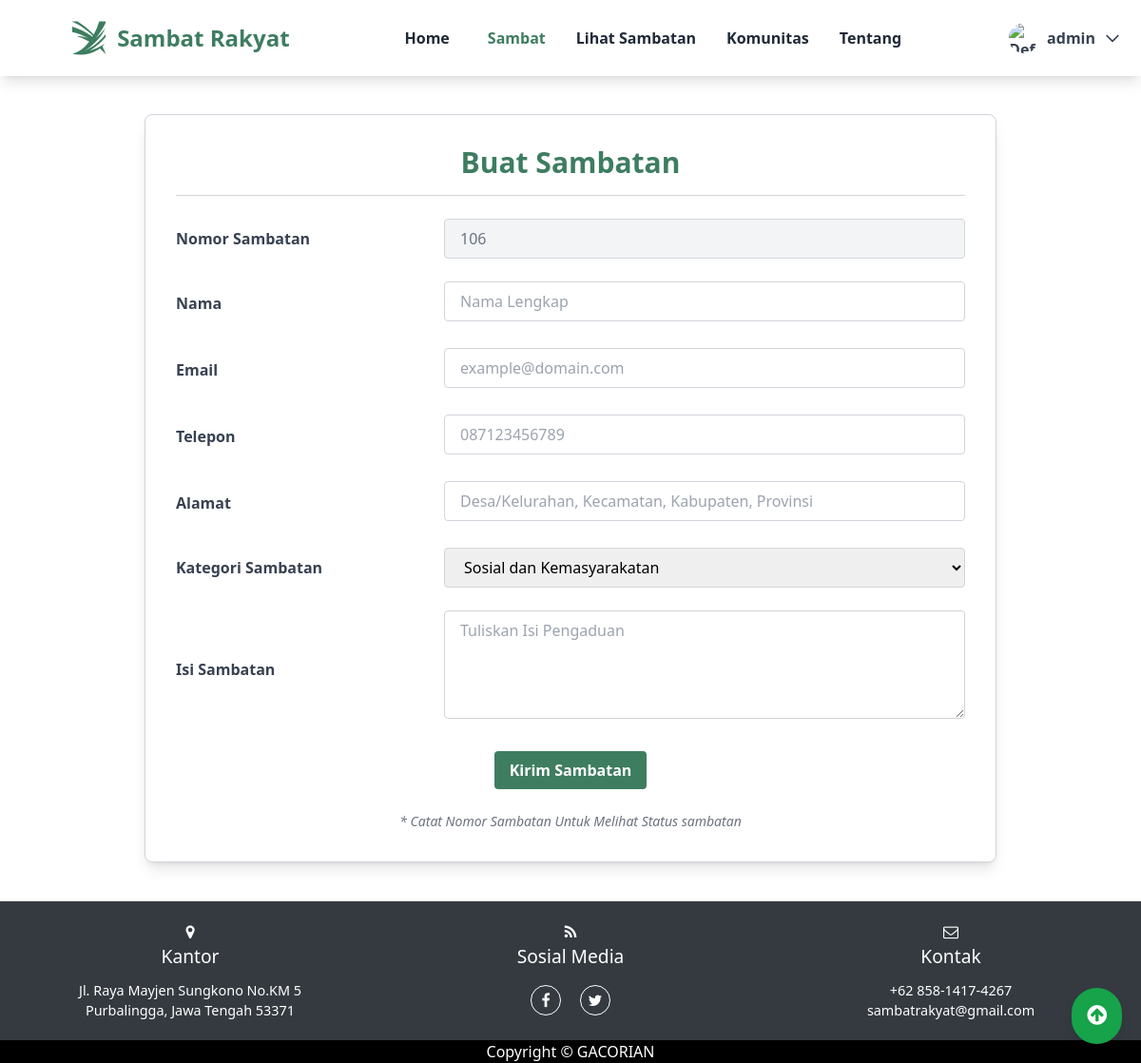
The app's page /lapor.php (signed in), older data.
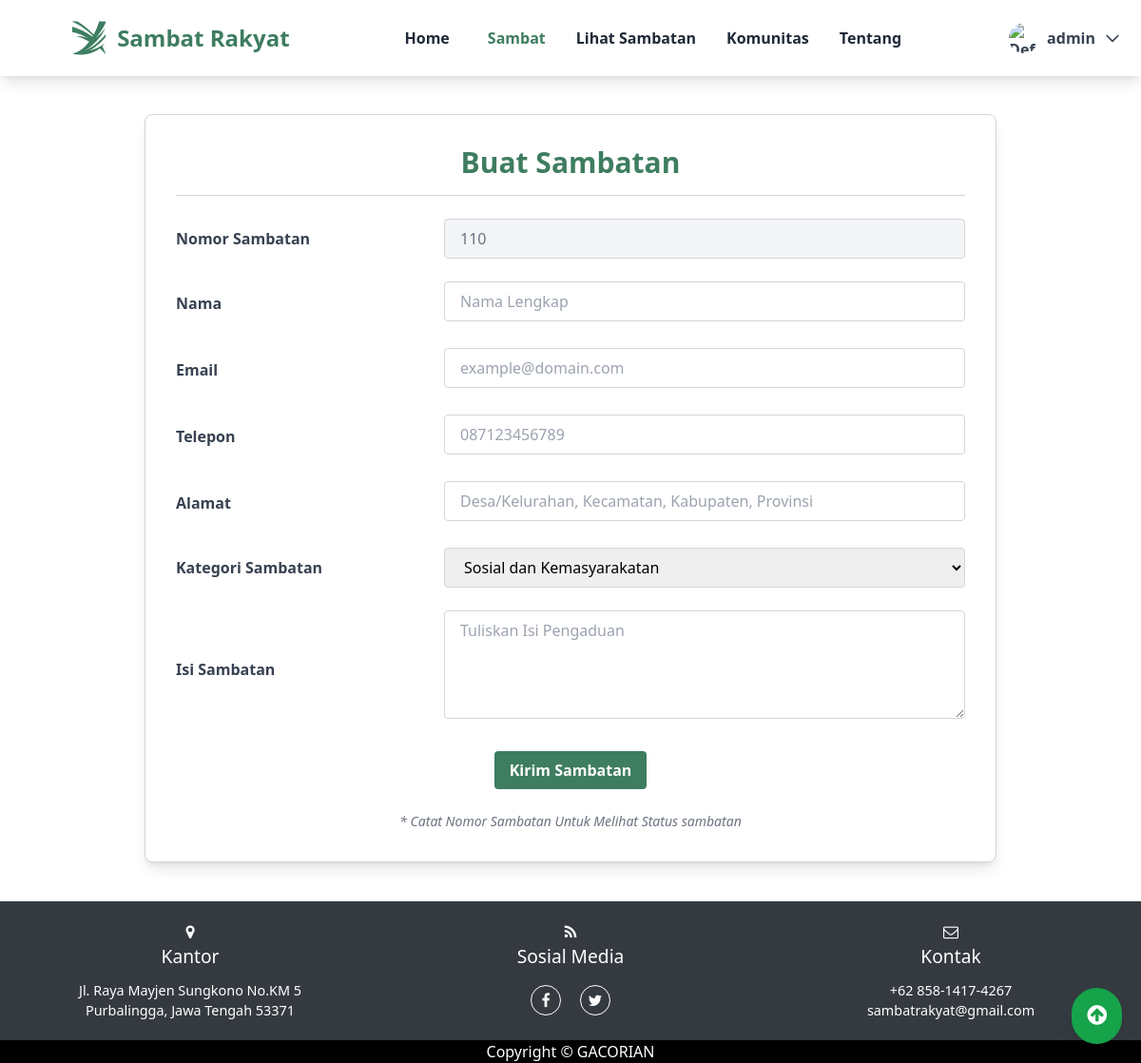
The same page, newer data.
### tables this page shows
CREATE TABLE `laporan` (
  `id` int(11) NOT NULL,
  `nama` varchar(64) NOT NULL,
  `email` varchar(64) NOT NULL,
  `telpon` varchar(12) NOT NULL,
  `alamat` varchar(256) NOT NULL,
  `tujuan` int(11) NOT NULL,
  `isi` varchar(2048) NOT NULL,
  `tanggal` timestamp NOT NULL DEFAULT current_timestamp() ON UPDATE current_timestamp(),
  `status` varchar(12) NOT NULL,
  `upvotes` int(11) DEFAULT 0,
  `downvotes` int(11) DEFAULT 0,
  `likes` int(11) NOT NULL DEFAULT 0,
  `unlikes` int(11) NOT NULL DEFAULT 0
);

### lapor.php (the view, shortened to what the changed rows need)
<?php
    require_once("private/database.php");
    $statement = $db->query("SELECT id FROM `laporan` ORDER BY id DESC LIMIT 1");
    if ($statement->rowCount()>0) {
        foreach ($statement as $key ) {
            $max_id = $key['id']+1;
        }
    }
?>
<!DOCTYPE html>
<html lang="id">
<head>
    <link rel="stylesheet" href="css/font-awesome.min.css">
    <link rel="stylesheet" href="css/output.css">
    <script src="https://cdn.tailwindcss.com"></script>
</head>
<body>
    <div class="w-full bg-white shadow-lg p-5 flex justify-between items-center z-[100]">
        <div class="flex items-center ml-14">
            <div class="text-2xl font-bold ml-3">
                <h1 class="text-[#3E7D60] hover:text-[#2C6B50] transition-colors duration-300">Sambat Rakyat</h1>
            </div>
        </div>
        </div>
        <div class="max-w-4xl mx-auto p-8 bg-white border border-gray-300 shadow-lg rounded-lg mt-10 mb-10">
    <form class="space-y-6" method="post" action="private/validasi">
        <div class="grid grid-cols-3 gap-4 items-center">
            <div class="col-span-2">
                <input
                    type="text"
                    id="nomor"
                    name="nomor"
                    value="<?php echo $max_id; ?>"
                    class="bg-gray-100 text-gray-500 w-full px-4 py-2 rounded border border-gray-300 focus:outline-none focus:ring-2 focus:ring-green-300"
                    readonly />
            </div>
        </div>
    </form>
</div>
</body>
</html>

Row changes from the older to the newer data that the page shows:
removed laporan: nomor "106"
added laporan: nomor "110"
